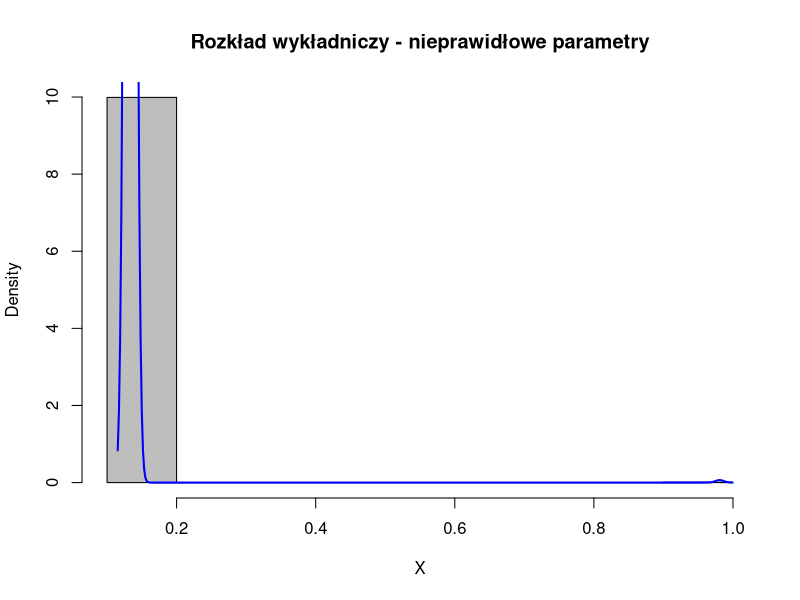
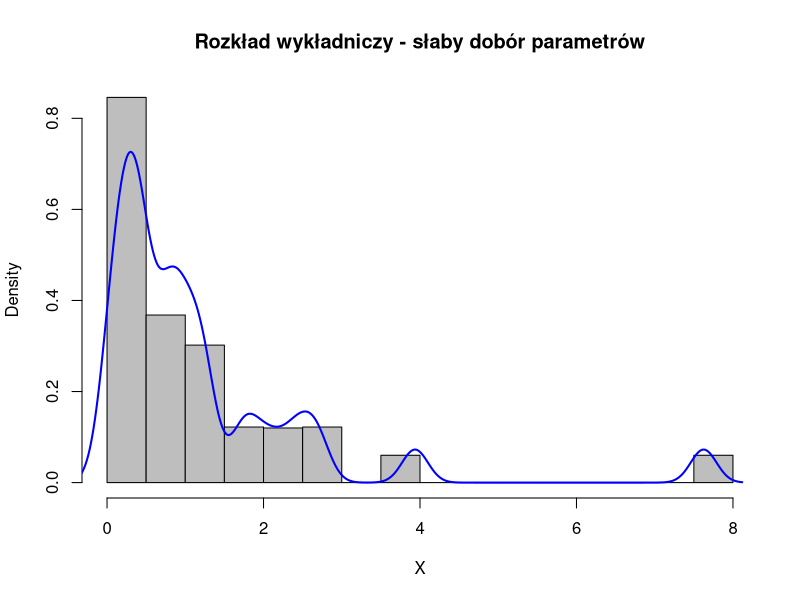
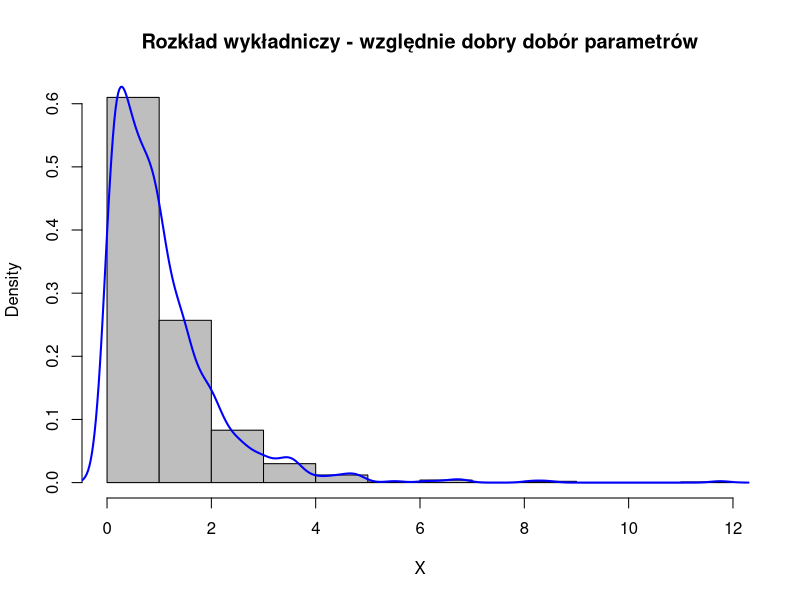
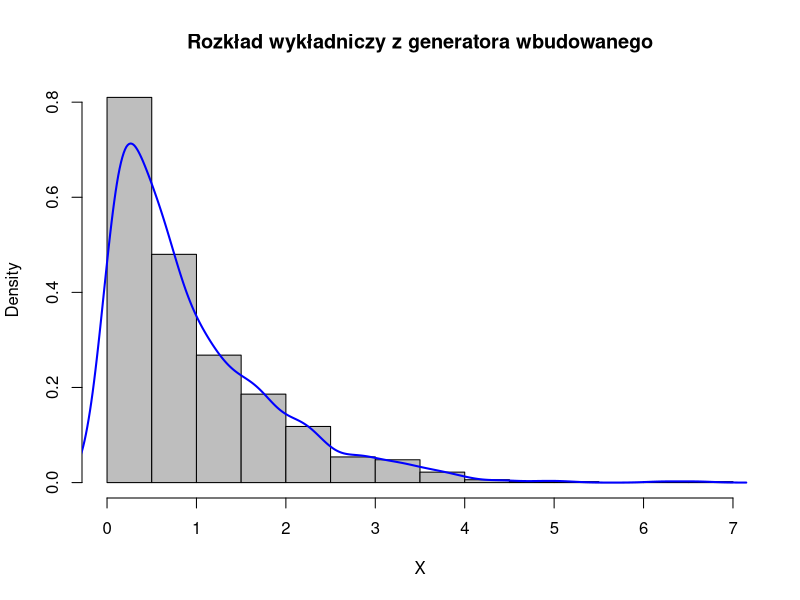
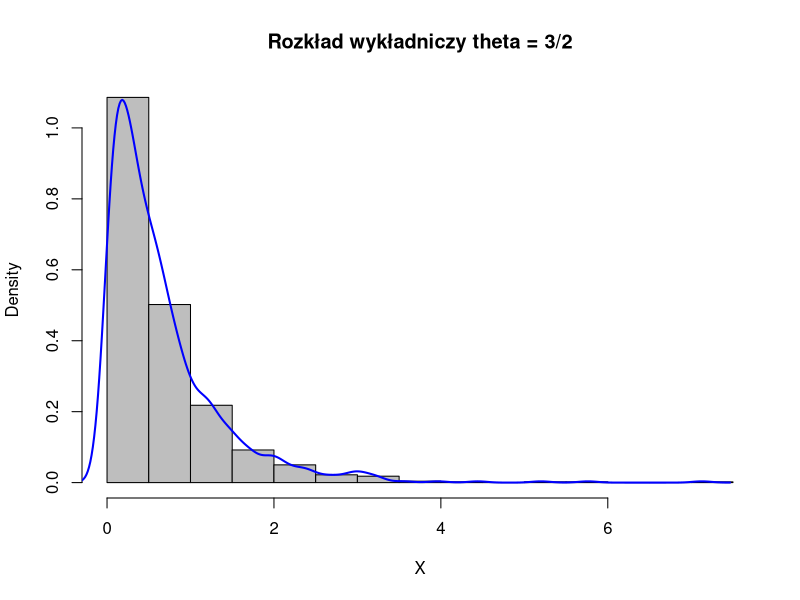
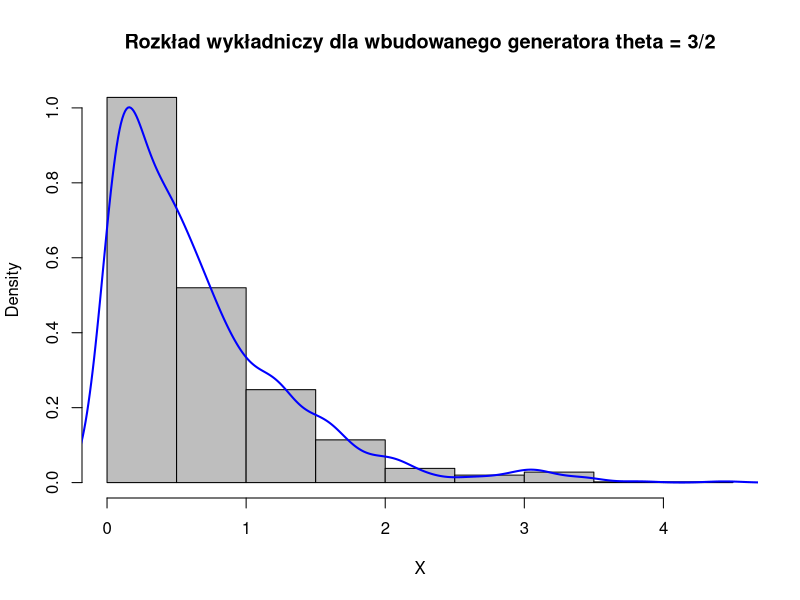
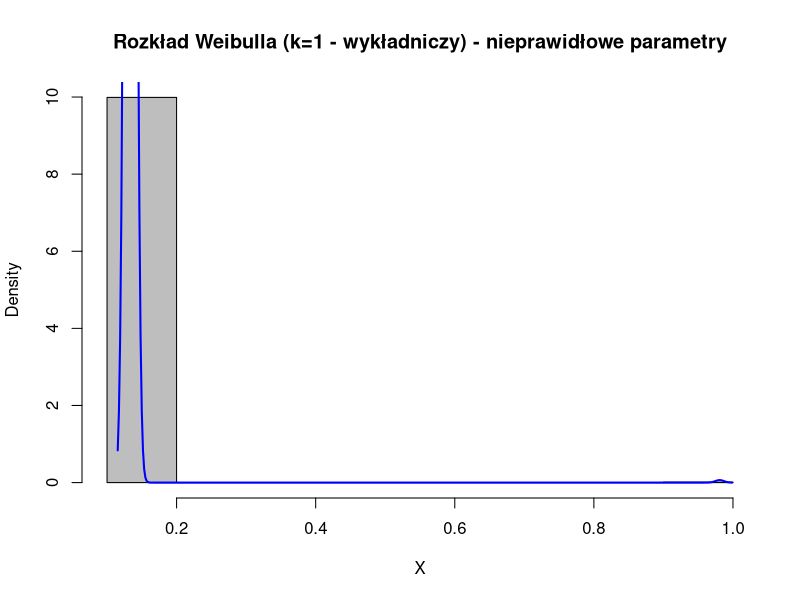
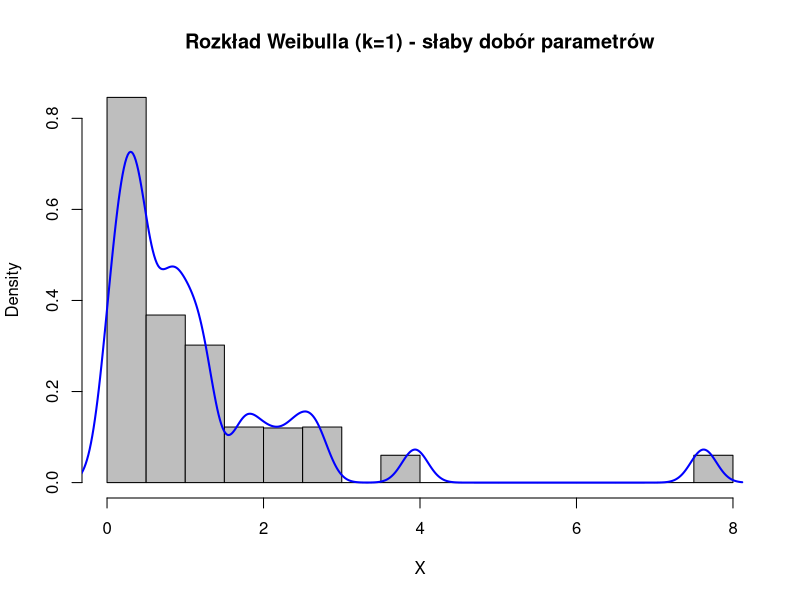

Write R code to recreate these figures, in order.
## ---- chunk 1
knitr::opts_chunk$set(echo = FALSE)
## ---- chunk 2
valid <- c(2^31 - 1, 16807, 24, 1)
badvalid <- c(2^11+1, 64, 73,1)
nonvalid <- c(8,2,1,1)


lcgen <- function(n, m, a, c, x){
  
  gen <- vector(length = n)
  
  for (i in 1:n){
    x <- (a * x + c) %% m
    gen[i] <- x/m
  }
  
  return(gen)
}
gcd <- function(x,y) {
  r <- x%%y;
  return(ifelse(r, gcd(y, r), y))
}
prime_division <- function(x,y){
  is_prime <- function(n) n == 2L || all(n %% 2L:max(2,floor(sqrt(n))) != 0)
  
  div <- c(1:(y-1))
  divisors <- div[x %% div == 0]
  
  primes <- c()
  for (i in 1:length(divisors)){
    if (is_prime(divisors[i])==TRUE){
      if ((y-1) %% divisors[i] == 0){
        
        primes <- c(primes, TRUE)
      
      } else {
        print(divisors[i])
        primes <- c(primes, FALSE)
      }
    }
  }
  return(primes)
}
four_division <- function(x,y){
  if (((x %% 4 == 0) & ((y-1) %% 4 == 0)) | ((x %% 4 != 0) & ((y-1) %% 4 != 0))){
    return(TRUE)
  } else {
    return(FALSE)
  }
}
multiplication <- function(x,y){
  if (y %% (x^(y-1)) != 0){
    return(TRUE)
  } else {
    return(FALSE)
  }
}
multi_multiplication <- function(x,y){
  info <- c()
  for (i in 1:(x-2)){
    if (y %% (x^i - 1) == 0){
      info <- c(info, FALSE)
    } else {
      info <- c(info, TRUE)
    }
  }
  return(info)
}
check_assumptions <- function(m,a,c){
  if (c != 0){
    if (gcd(c,m) == 1){
      if (all(prime_division(m, a))==TRUE){
        if (four_division(m, a)==TRUE){
          return("Założenia spełnione!")
        }
        else{
          return("Błąd! Liczba m podzielna przez 4, ale (a-1) nie jest!")
        }
      } else {
        return("Błąd! Nie każda pierwsza liczba dzieląca m dzieli też a-1!")
      }
    } else {
      return("Błąd! Liczby c i m nie są względnie pierwsze!")
    }
  } else if (c == 0){
    if (multiplication(m, a)==TRUE){
      if (all(multi_multiplication(m,a))==TRUE){
        return("Założenia spełnione!")
      } else {
        return("Błąd! Liczba a^j - 1 jest wielokrotnością m dla pewnego j!")
      }
    } else {
      return("Błąd! Liczba a^(m-1) jest wielokrotnością m!")
    }
  } else {
    return("Przypadek nie został obsłużony!")
  }
}
## ---- chunk 3
exp_rand <- function(N,theta,m=valid[1], a=valid[2], c=valid[3], x=valid[4], mode="self"){
  if (check_assumptions(m,a,c) == 'Założenia spełnione!' & mode=="self"){
    U <- lcgen(N,m,a,c,x)
    X <- -1/theta*log(U)

  }
  else if (check_assumptions(m,a,c) != 'Założenia spełnione!' & mode=="self"){
    print("Wartości dla założeń nieprawidłowe!")
    U <- lcgen(N,m,a,c,x)
    X <- -1/theta*log(U)

  }
  else {
    U <- runif(N)
    X <- -1/theta*log(U)
  }
  return(X)
}

## ---- chunk 4
plot_and_check <- function(X, theta, title){
  hist(X, prob=TRUE, col="grey", main=title)
  lines(density(X), col="blue", lwd=2)
  
  mean = 1/theta
  median = log(2)/theta
  var = 1/(theta^2)
  std = sqrt(var)
  
  mean_x = mean(X)
  median_x = median(X)
  var_x = var(X)
  std_x = sqrt(var_x)
  
  t <- c(mean, median, var, std)
  p <- c(mean_x, median_x, var_x, std_x)
  
  print("Wartości teoretyczne:")
  print(paste("Średnia: ", mean, ", Mediana: ", median))
  print(paste("Wariancja: ", var, ", STD: ", std))
  print("Wartości wygenerowane:")
  print(paste("Średnia: ", mean_x, ", Mediana: ", median_x))
  print(paste("Wariancja: ", var_x, ", STD: ", std_x))
  }
## ---- chunk 5
exp <- exp_rand(N=1000, theta=1, m=nonvalid[1], a=nonvalid[2], c=nonvalid[3], x=nonvalid[4])
plot_and_check(exp, theta=1, "Rozkład wykładniczy - nieprawidłowe parametry")
## ---- chunk 6
exp <- exp_rand(N=1000, theta=1, m=badvalid[1], a=badvalid[2], c=badvalid[3], x=badvalid[4])
plot_and_check(exp, theta=1, title= "Rozkład wykładniczy - słaby dobór parametrów")
## ---- chunk 7
exp <- exp_rand(N=1000, theta=1, m=valid[1], a=valid[2], c=valid[3], x=valid[4])
plot_and_check(exp, theta=1, title = "Rozkład wykładniczy - względnie dobry dobór parametrów")
## ---- chunk 8
exp <- rexp(1000, rate=1)
plot_and_check(exp, theta=1, title="Rozkład wykładniczy z generatora wbudowanego")
## ---- chunk 9
exp6 <- exp_rand(N=1000, theta=3/2, mode="implemented")
plot_and_check(exp6, theta=3/2, title = "Rozkład wykładniczy theta = 3/2")
## ---- chunk 10
exp7 <- rexp(1000, rate=3/2)
plot_and_check(exp7, theta=3/2, title= "Rozkład wykładniczy dla wbudowanego generatora theta = 3/2")
## ---- chunk 11
weibull_rand <- function(N,theta,k,m=valid[1], a=valid[2], c=valid[3], x=valid[4], mode="self"){
  if (check_assumptions(m,a,c) == 'Założenia spełnione!' & mode=="self"){
    U <- lcgen(N,m,a,c,x)
    X <- abs(theta)*(-log(U))^(1/k)

  }
  else if (check_assumptions(m,a,c) != 'Założenia spełnione!' & mode=="self"){
    print("Wartości dla założeń nieprawidłowe!")
    U <- lcgen(N,m,a,c,x)
    X <- abs(theta)*(-log(U))^(1/k)

  }
  else {
    U <- runif(N)
    X <- abs(theta)*(-log(U))^(1/k)

  }
  return(X)
}

## ---- chunk 12
plot_and_check_weibull <- function(X, theta, k, title){
  hist(X, prob=TRUE, col="grey", main=title)
  lines(density(X), col="blue", lwd=2)
  
  mean = theta*gamma(1+1/k)
  median = theta*log(2)^(1/k)
  var = theta^2 * gamma(1+2/k) - (theta*gamma(1+1/k))^2
  std = sqrt(var)
  
  mean_x = mean(X)
  median_x = median(X)
  var_x = var(X)
  std_x = sqrt(var_x)
  
  t <- c(mean, median, var, std)
  p <- c(mean_x, median_x, var_x, std_x)
  
  print("Wartości teoretyczne:")
  print(paste("Średnia: ", mean, ", Mediana: ", median))
  print(paste("Wariancja: ", var, ", STD: ", std))
  print("Wartości wygenerowane:")
  print(paste("Średnia: ", mean_x, ", Mediana: ", median_x))
  print(paste("Wariancja: ", var_x, ", STD: ", std_x))
  
  }
## ---- chunk 13
weib <- weibull_rand(N=1000, theta=1, k=1, m=nonvalid[1], a=nonvalid[2], c=nonvalid[3], x=nonvalid[4])
plot_and_check_weibull(weib, theta=1, k =1, title = "Rozkład Weibulla (k=1 - wykładniczy) - nieprawidłowe parametry")
## ---- chunk 14
weib <- weibull_rand(N=1000, theta=1, k =1, m=badvalid[1], a=badvalid[2], c=badvalid[3], x=badvalid[4])
plot_and_check_weibull(weib, theta=1, k=1, title= "Rozkład Weibulla (k=1) - słaby dobór parametrów")
## ---- chunk 15
weib <- weibull_rand(N=1000, theta=1, k=1, m=valid[1], a=valid[2], c=valid[3], x=valid[4])
plot_and_check_weibull(weib, theta=1, k=1, title = "Rozkład Weibulla (k=1) - względnie dobry dobór parametrów")
## ---- chunk 16
exp <- rweibull(1000, scale=1, shape=1)
plot_and_check_weibull(exp, theta=1, k=1,title="Rozkład Weibulla z generatora wbudowanego (dla k=1)")
## ---- chunk 17
weib <- weibull_rand(N=1000, theta=2, k=2, mode="implemented")
plot_and_check_weibull(weib, theta=2, k=2, title = "Rozkład Weibulla (k=2) theta = 2")
## ---- chunk 18
w2 <- rweibull(1000, scale=2, shape=2)
plot_and_check_weibull(w2, theta=2, k=2,title="Rozkład Weibulla z generatora wbudowanego (dla k=2)")
## ---- chunk 19
arcsin_rand <- function(N,m=valid[1], a=valid[2], c=valid[3], x=valid[4], mode="self"){
  if (check_assumptions(m,a,c) == 'Założenia spełnione!' & mode=="self"){
    U <- lcgen(N,m,a,c,x)
    X <- 1/2 - 1/2*cos(U*pi)
  }
  else if (check_assumptions(m,a,c) != 'Założenia spełnione!' & mode=="self"){
    print("Wartości dla założeń nieprawidłowe!")
    U <- lcgen(N,m,a,c,x)
    X <- 1/2 - 1/2*cos(U*pi)
  } else {
    U <- runif(N)
    X <- 1/2 - 1/2*cos(U*pi)
    
  }
  return(X)
}

## ---- chunk 20
plot_and_check_arcsin <- function(X, theta, k, title){
  hist(X, prob=TRUE, col="grey", main=title)
  lines(density(X), col="blue", lwd=2)
  
  mean = 1/2
  median = 1/2
  var = 1/8
  std = sqrt(var)
  
  mean_x = mean(X)
  median_x = median(X)
  var_x = var(X)
  std_x = sqrt(var_x)
  
  t <- c(mean, median, var, std)
  p <- c(mean_x, median_x, var_x, std_x)
  
  print("Wartości teoretyczne:")
  print(paste("Średnia: ", mean, ", Mediana: ", median))
  print(paste("Wariancja: ", var, ", STD: ", std))
  print("Wartości wygenerowane:")
  print(paste("Średnia: ", mean_x, ", Mediana: ", median_x))
  print(paste("Wariancja: ", var_x, ", STD: ", std_x))
  
  }
## ---- chunk 21
arc <- arcsin_rand(N=1000, mode="implemented")
plot_and_check_arcsin(arc, title = "Rozkład arcus sinus N=1000")
## ---- chunk 22
arc <- arcsin_rand(N=10, mode="implemented")
plot_and_check_arcsin(arc, title = "Rozkład arcus sinus N=10")
## ---- chunk 23
arc <- arcsin_rand(N=10000, mode="implemented")
plot_and_check_arcsin(arc, title = "Rozkład arcus sinus N=10000")
## ---- chunk 24
normal_double <- function(N,m=valid[1], a=valid[2], c=valid[3], x=valid[4], mode="self"){
  if ((check_assumptions(m,a,c) == 'Założenia spełnione!' & mode == "self") | mode != "self"){
    X <- c()
    i <- 0
    while(length(X) < N){
      i <- i+1
      if (mode == "self"){
        U <- lcgen(4,m,a,c,x+i)
      } else {
        U <- runif(4)
      }    
      U1 <- U[2]
      U2 <- U[3]
      U3 <- U[4]
      
      tmp <- -log(U1)
      if (U2 > exp(-0.5*(tmp-1)^2)){
        next
      }else if (U3 <= 0.5){
        tmp <- -tmp
      }  
      
      X <- append(X,tmp)
    }
    return(X)
    }else{
      print("Wartości dla założeń nieprawidłowe!")
      return(0)
    }
  }
## ---- chunk 25
plot_and_check_normal <- function(X, title){
  hist(X, prob=TRUE, col="grey", main=title)
  lines(density(X), col="blue", lwd=2)
  
  mean = 0
  median = 0
  var = 1
  std = 1
  
  mean_x = mean(X)
  median_x = median(X)
  var_x = var(X)
  std_x = sqrt(var_x)
  
  t <- c(mean, median, var, std)
  p <- c(mean_x, median_x, var_x, std_x)
  
  print("Wartości teoretyczne:")
  print(paste("Średnia: ", mean, ", Mediana: ", median))
  print(paste("Wariancja: ", var, ", STD: ", std))
  print("Wartości wygenerowane:")
  print(paste("Średnia: ", mean_x, ", Mediana: ", median_x))
  print(paste("Wariancja: ", var_x, ", STD: ", std_x))
  
  }
## ---- chunk 26
nor <- normal_double(N=1000, mode="implemented")
plot_and_check_normal(nor, title = "Standardowy rozkład normalny generowany metodą podwójnego wykładniczego")
## ---- chunk 27
nor <- rnorm(n=1000)
plot_and_check_normal(nor, title = "Standardowy rozkład normalny generowany przez generator wbudowany")
## ---- chunk 28
normal_box <- function(N,m=valid[1], a=valid[2], c=valid[3], x=valid[4], mode="self"){
  if ((check_assumptions(m,a,c) == 'Założenia spełnione!' & mode == "self") | mode != "self"){
    X <- c()
    i <- 0
    while(length(X) < N){
      i <- i+1
      if (mode=="self"){
        U <- lcgen(3,m,a,c,x+i)
      } else{
        U <- runif(3)
      }    
      U1 <- U[2]
      U2 <- U[3]
      R <- -2*log(U1)
      V <- 2*pi*U2
      
      Z1 <- sqrt(R)*cos(V)
      Z2 <- sqrt(R)*sin(V)
      
      
      X <- append(X,c(Z1,Z2))
    }
    return(X)
    }else{
      print("Wartości dla założeń nieprawidłowe!")
      return(0)
    }
  }
## ---- chunk 29
box <- normal_box(N=1000, mode="implemented")
plot_and_check_normal(box, title = "Standardowy rozkład normalny generowany metodą Boxa-Mullera")
## ---- chunk 30
poisson <- function(N,theta,m=valid[1], a=valid[2], c=valid[3], x=valid[4], mode="self"){
  if ((check_assumptions(m,a,c) == 'Założenia spełnione!' & mode == "self") | mode != "self"){
    X <- c()
    i <- 0
    while(length(X) < N){
      p <- exp(-theta)
      Fd <- p
      Nbig <- 0
      
      i <- i+1
      if (mode == "self"){
        U <- lcgen(2,m,a,c,x+i)
      }else{
        U <- runif(2)
      }      
      U1 <- U[2]
      while (U1 > Fd){
        Nbig <- Nbig + 1
        p <- p*theta/Nbig
        Fd <- Fd + p
        }
      X <- append(X,Nbig)
      }
    return(X)
    }else{
      print("Wartości dla założeń nieprawidłowe!")
      return(0)
    }
}
## ---- chunk 31
plot_and_check_poiss <- function(X, theta,title){
  hist(X, prob=TRUE, col="grey", main=title)
  lines(density(X), col="blue", lwd=2)
  
  mean = theta
  median = (theta + 1/3 - 0.02/theta)
  var = theta
  std = 1
  
  mean_x = mean(X)
  median_x = median(X)
  var_x = var(X)
  std_x = sqrt(var_x)
  
  t <- c(mean, median, var, std)
  p <- c(mean_x, median_x, var_x, std_x)
  
  print("Wartości teoretyczne:")
  print(paste("Średnia: ", mean, ", Mediana: ", median))
  print(paste("Wariancja: ", var, ", STD: ", std))
  print("Wartości wygenerowane:")
  print(paste("Średnia: ", mean_x, ", Mediana: ", median_x))
  print(paste("Wariancja: ", var_x, ", STD: ", std_x))
  
  }
## ---- chunk 32
pois <- poisson(N=1000,theta=1, mode="implemented")
plot_and_check_poiss(pois, theta=1, title = "Rozkład Poissona z theta=1 dla N=1000")
## ---- chunk 33
pois <- rpois(1000,1)
plot_and_check_poiss(pois, theta=1, title = "Rozkład Poissona z theta=1 dla N=1000")
## ---- chunk 34
pois <- poisson(N=1000,theta=2, mode="implemented")
plot_and_check_poiss(pois, theta=2, title = "Rozkład Poissona z theta=1 dla N=1000")
## ---- chunk 35
pois <- poisson(N=1000,theta=3, mode="implemented")
plot_and_check_poiss(pois, theta=3, title = "Rozkład Poissona z theta=1 dla N=1000")
## ---- chunk 36
pois <- poisson(N=1000,theta=4, mode="implemented")
plot_and_check_poiss(pois, theta=4, title = "Rozkład Poissona z theta=1 dla N=1000")
## ---- chunk 37
#---------------SYMULACJA CZASU DZIALANIA UKLADU------------------------
#Niezawodnosc teoretyczna
r <- function(t){
  p1 = 1-pweibull(t,shape=3,scale=30)
  p2 = 1-pexp(t,0.05)
  p3 = 1-pexp(t,0.1)
  p4 = 1-pweibull(t,shape=2,scale=50)

  p1*(p2 + p3 - p2*p3)*p4
}

symulacja<-function(n){
  z <- c()
  x1 <- weibull_rand(N=n, theta=30,k=3, mode="implemented")
  x2 <- exp_rand(N=n, theta=0.05, mode="implemented")
  x3 <- exp_rand(N=n, theta=0.1, mode="implemented")
  x4 <- weibull_rand(N=n, theta=50,k=2, mode="implemented")
  
  w <- c()
  wx1 <- rweibull(n,shape=3,scale=30)
  wx2 <- rexp(n,0.05)
  wx3 <- rexp(n,0.1)
  wx4 <- rweibull(n,shape=2,scale=50)
  
  
  for(i in 1:n){
    z[i]<- min(x1[i], max(x2[i],x3[i]),x4[i])
    w[i]<- min(wx1[i], max(wx2[i],wx3[i]),wx4[i])
  }
  
  #Srednia teoretyczna:
  teor <- integrate(r,0,Inf)
  print("Średnia teoretyczna: ")
  print(teor)
  #Z symulacji:
  print("Średnia wartość empiryczna z generatorów własnych: ")
  print(mean(z))
  print("Średnia wartość empiryczna z generatorów wbudowanych: ")
  print(mean(w))
  hist(z, main='Histogram czasu zycia', ylab='czestotliwosc')

}
## ---- chunk 38
symulacja(100)
## ---- chunk 39
symulacja(10000)
